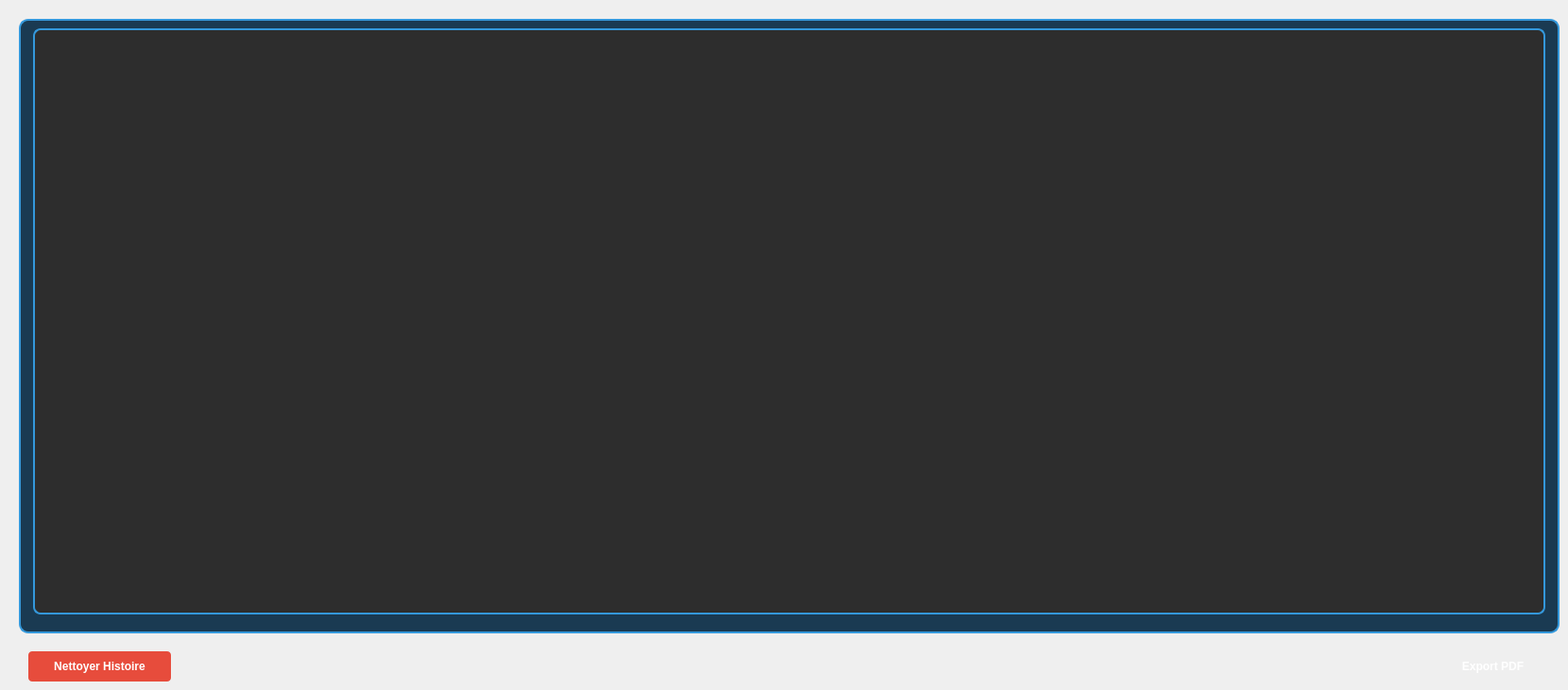
              <widget class="QWidget" name="tabHistorique">
               <attribute name="title">
                <string>Histoire</string>
               </attribute>
               <widget class="QFrame" name="frameHistorique">
                <property name="geometry">
                 <rect>
                  <x>20</x>
                  <y>20</y>
                  <width>1631</width>
                  <height>651</height>
                 </rect>
                </property>
                <property name="styleSheet">
                 <string notr="true">border-radius: 10px; background-color: #1a3a52; border: 2px solid #3498db;</string>
                </property>
                <property name="frameShape">
                 <enum>QFrame::Shape::StyledPanel</enum>
                </property>
                <property name="frameShadow">
                 <enum>QFrame::Shadow::Raised</enum>
                </property>
                <widget class="QTableWidget" name="historyStockTable">
                 <property name="geometry">
                  <rect>
                   <x>15</x>
                   <y>10</y>
                   <width>1601</width>
                   <height>621</height>
                  </rect>
                 </property>
                 <property name="styleSheet">
                  <string notr="true">QTableWidget {
    background-color: #2d2d2d;
    gridline-color: #3d3d3d;
    font-family: &quot;Segoe UI&quot;;
    font-size: 12px;
    font-weight: bold;
    selection-background-color: #3498db;
    border-radius: 8px;
    border: 2px solid #3498db;
    color: white;
}
QHeaderView::section {
    background-color: #3d3d3d;
    color: white;
    padding: 6px;
    border: 1px solid #232323;
    font-weight: bold;
    font-family: &quot;Segoe UI&quot;;
}</string>
                 </property>
                </widget>
               </widget>
               <widget class="QPushButton" name="btnExpHistPdf">
                <property name="geometry">
                 <rect>
                  <x>1520</x>
                  <y>690</y>
                  <width>121</width>
                  <height>32</height>
                 </rect>
                </property>
                <property name="styleSheet">
                 <string notr="true">QPushButton { background-color: #green; color: white; font-weight: bold; border-radius: 4px; padding: 5px 10px; } QPushButton:hover { background-color: #c0392b; }</string>
                </property>
                <property name="text">
                 <string>Export PDF</string>
                </property>
               </widget>
               <widget class="QPushButton" name="btnNetHistoire">
                <property name="geometry">
                 <rect>
                  <x>30</x>
                  <y>690</y>
                  <width>151</width>
                  <height>32</height>
                 </rect>
                </property>
                <property name="styleSheet">
                 <string notr="true">QPushButton { background-color: #e74c3c; color: white; font-weight: bold; border-radius: 4px; padding: 5px 10px; } QPushButton:hover { background-color: #c0392b; }</string>
                </property>
                <property name="text">
                 <string>Nettoyer Histoire</string>
                </property>
               </widget>
              </widget>
